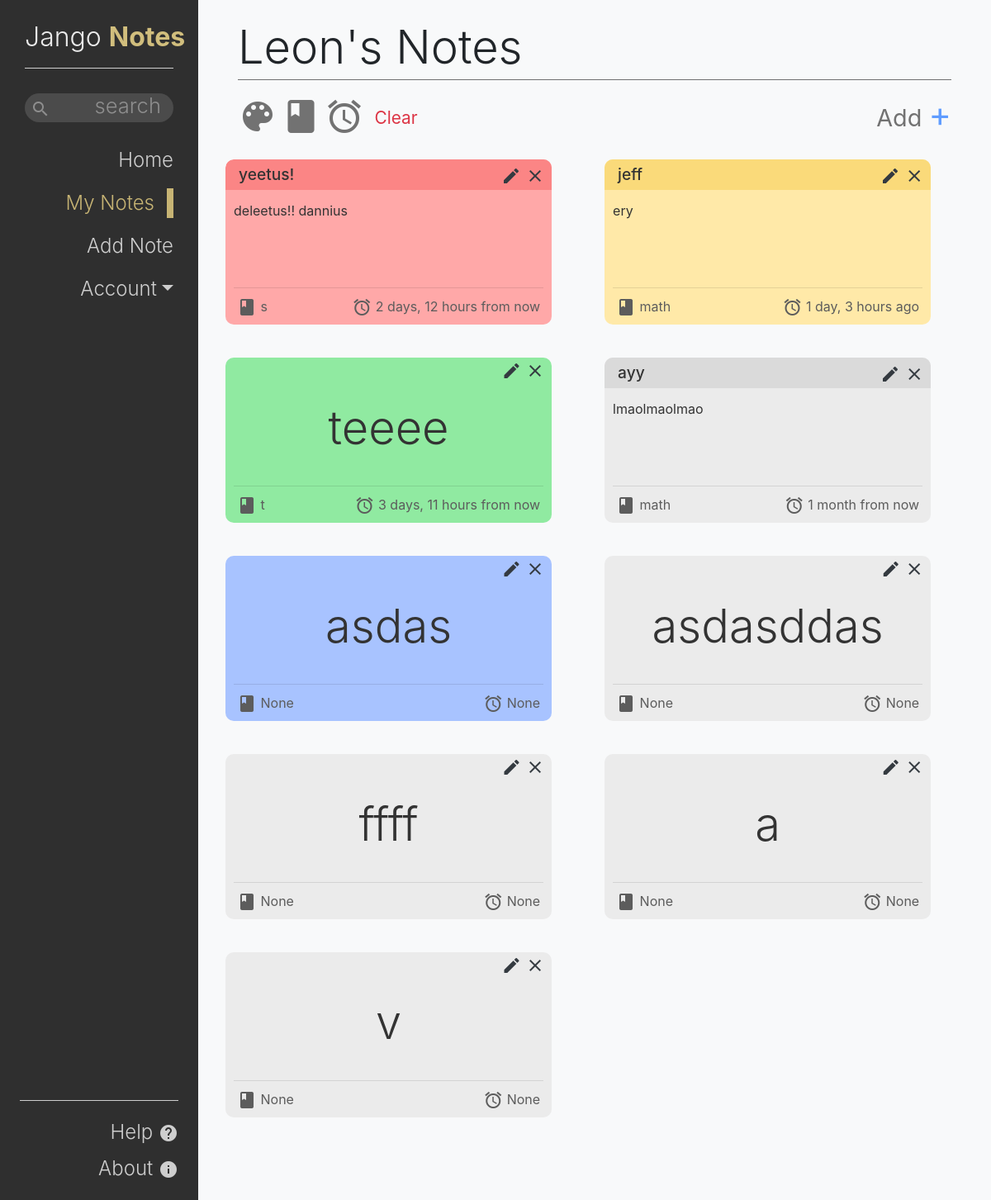
The app's page /notes (signed in), older data.
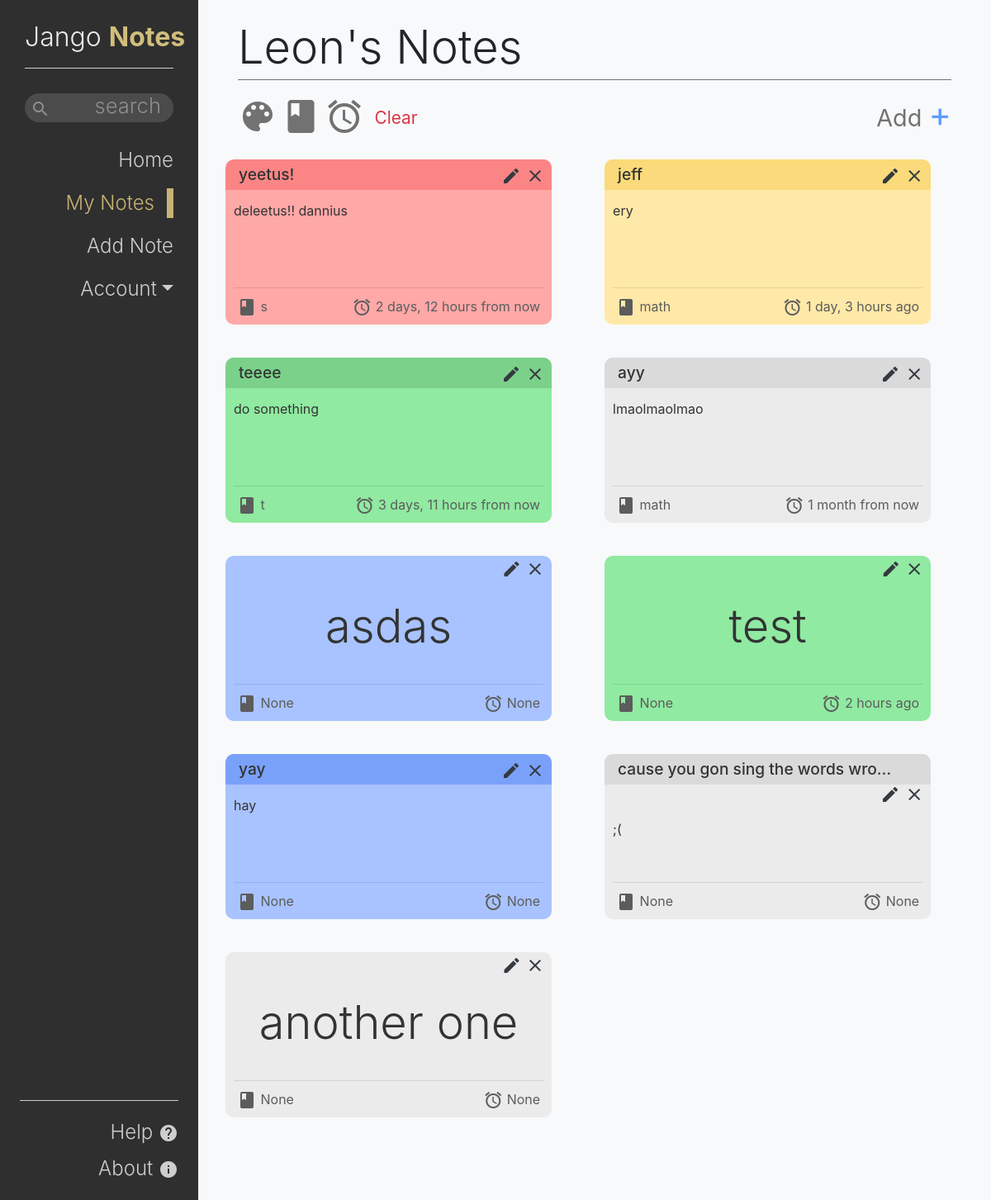
The same page, newer data.
### notesApp/models.py (models this page shows, shortened)
class Note(models.Model):   #define note model for database and api access
    colourChoices = (   #choice of colours
        ('blue', 'Blue'),
        ('red', 'Red'),
        ('green', 'Green'),
        ('yellow', 'Yellow'),
    )
    owner = models.ForeignKey(User, on_delete=models.CASCADE)   #owner primary key to assign notes too
    title = models.CharField(   #title of note
        max_length=50, help_text="Main description of your task")
    description = models.TextField(     #optional description
        blank=True, null=True, help_text="Any additional information")
    colour = models.CharField(blank=True, null=True,    #option colours from colourChoice
                              max_length=50, choices=colourChoices, help_text="Colour code the note")
    group = models.CharField(   #option group
        blank=True, null=True, max_length=50, help_text="Assign the note to a group")
    dateCreated = models.DateTimeField(     #date created set from servers current date
        auto_now_add=True, verbose_name='date created')
    dateDue = models.DateTimeField(     #option date due set by user
        blank=True, null=True, help_text="Set a reminder date", verbose_name='date due')
    class Meta: #custom ordering of notes
        ordering = ["dateCreated"]

### notesApp/views.py (the view)
# urls.py: path('notes', views.Notes, name='notes'),
@login_required #require user to login
def Notes(request): #on notes page visit
    search = request.GET.get('search', '')  #if user searched for a note, get all notes that contain the search
    sort = request.GET.get('sort', 'dateCreated')   #if user is sorting, return notes in the order of the sort
    noteList = Note.objects.filter(owner=request.user).filter(
        Q(title__contains=search) |
     Q(description__contains=search) |
     Q(group__contains=search) |
     Q(colour__contains=search)
     ).order_by(sort)   #order the notes
    return render(request, 'notesApp/notes.html', {'noteList': noteList})   #return the note info to the user

### templates/notesApp/notes.html (shortened to what this page needs)
{% extends "base.html" %} {% load humanize %} {% block content %}
<span class="display-4">{{ user.get_username|title }}'s Notes</span>
<hr style="border-top: 1px solid #707070; margin: 5px 0 20px 0">
<div class="sort-icons">
  <i id="colour" class="material-icons" style="font-size: 48px">
  </i>
  <i id="group" class="material-icons" style="font-size: 48px">
  </i>
  <i id="dateDue" class="material-icons" style="font-size: 48px">
  </i>
  <a class="text-danger pl-2" style="position: relative; top: -15px; font-size: 1.3rem" href="{% url 'notes' %}">Clear</a>
  <a style="font-size: 1.8rem;
        color: #727272;
        text-decoration: none;
        position: relative;
        top: -10px" class="float-right" href="{% url 'noteCreate' %}">Add
    <span style="color: #5F9CFF;
        font-size: 2.6rem;
        margin-bottom: 20px;">+</span>
  </a>
</div>
{% if noteList %}
<div class="row notelist pr-3">
{% for note in noteList %}
<div class="note col-12 col-lg-6 {{ note.colour }}">
  {% if note.description %}
  <div class="note-title pl-3 py-1">
    {{ note.title|truncatechars:33 }}
    <div class="float-right pt-1 pr-2">
      <a href="{% url 'editNote' note.id %}">
        <i class="edit material-icons text-dark">
        </i>
      </a>
      <a href="{% url 'deleteNote' note.id %}">
        <i class="delete material-icons text-dark">
        </i>
      </a>
    </div>
  </div>
  {% else %}
  <div class="float-right pt-1 pr-2">
      <a href="{% url 'editNote' note.id %}">
        <i class="edit material-icons text-dark">
        </i>
      </a>
      <a href="{% url 'deleteNote' note.id %}">
        <i class="delete material-icons text-dark">
        </i>
      </a>
    </div>
  {% endif %}
  <div class="note-body" style="width: 100%; overflow-x: auto; overflow-y: auto; height: 110px;">
    {% if note.description %}
      {{ note.description }}
    {% else %}
      <div class="text-center mt-2 display-4">{{ note.title }}</div>
    {% endif %}
  </div>
  <div style="position: absolute; top: 145px; width: 100%;" class="note-footer">
    <hr class="mt-0 mb-1">
    <span class="pl-1">
      <i class="material-icons" style="position: relative; top: 7px">
      </i> {{ note.group }}</span>
    <span class="float-right pr-1"><i class="material-icons" style="position: relative; top: 7px">
      </i> {{ note.dateDue|naturaltime }}</span>
  </div>
</div>
{% endfor %}
</div>
{% endif %} {% endblock %} {% block sidebar %}
<li class="nav-item">
  <a class="nav-link" href="{% url 'index' %}">Home</a>
</li>
<li class="nav-item active">
  <a class="nav-link" href="{% url 'notes' %}">My Notes</a>
</li>
<li class="nav-item">
  <a class="nav-link" href="{% url 'noteCreate' %}">Add Note</a>
</li>
{% endblock %}

### templates/base.html (shortened to what this page needs)
<!DOCTYPE html>
<html lang="en">
<head>
  <link rel="stylesheet" href="https://stackpath.bootstrapcdn.com/bootstrap/4.1.0/css/bootstrap.min.css"
>
  {% load static %}
  <link rel="stylesheet" href="{% static 'notesApp/css/style.css' %}">
</head>
<body>
  <div class="container-fluid h-100">
    <div class="row h-100">
      <nav class="navbar sidenav
      col-xl-2 col-md-3
      d-none d-lg-block
      navbar-dark
      float-right text-right" style="padding: 16px 30px;
      background-color: #2F2F2F">
        <h1 style="font-size: 2em; color: #EBEBEB" class="font-weight-light navbar-brand mr-1" href="#">Jango
          <span class="font-weight-bold" style="color: #D1BE7D">Notes</span>
        </h1>
        <hr class="mt-0 mb-3" style="border-top: solid 1px #CECECE">
        <div class="inner-addon left-addon">
          <input type="text" placeholder="search" id="searchInput" class="form-control">
        </div>
        <ul class="navbar-nav font-weight-light" style="font-size: 1.5rem">
          {% block sidebar %}{% endblock %}
          <li class="nav-item dropdown">
            <a class="nav-link dropdown-toggle" data-toggle="dropdown" href="#" role="button" aria-haspopup="true" aria-expanded="false">Account</a>
          </li>
        </ul>
        <div class="footer px-4 pb-3" style="width: 100%; position: absolute; bottom: 0; right: 0">
          <hr style="border-top: solid 1px #CECECE">
          <ul class="navbar-nav font-weight-light" style="font-size: 1.5rem">
            <li class="nav-item">
              <a id="help" style="color: #CECECE" class="nav-link py-1" href="#">Help
                <i class="footer-icons material-icons">
                </i>
              </a>
            </li>
            <li class="nav-item">
              <a id="info" style="color: #CECECE" class="nav-link py-1" href="#">About
                <i class="footer-icons material-icons">
                </i>
              </a>
            </li>
          </ul>
        </div>
      </nav>
      <div class="col bg-light px-5 py-4" style="overflow-y: scroll">
        {% block content %}{% endblock %}
      </div>
    </div>
  </div>
</body>
</html>

### static/notesApp/css/style.css (style rules this page uses)
html, body { height: 100%; min-height: 100%; }
.red { background-color: #ffa8a8 !important; }
.red > .note-title { background-color: #fb8585; }
.blue { background-color: #a8c3ff !important; }
.blue > .note-title { background-color: #7aa1fa; }
.green { background-color: #90eaa1 !important; }
.green > .note-title { background-color: rgb(123, 209, 138); }
.yellow { background-color: #ffe9a8 !important; }
.yellow > .note-title { background-color: #fada7a; }
#searchInput { width: 100%; margin: 30px 0 20px; border-radius: 25px; border-style: none; padding: 0px 15px 5px; font-size: 1.6rem; height: 35px; font-weight: 300; background-color: #4b4b4b; color: #8e8e8e; text-align: right; }
::placeholder { color: #8e8e8e !important; }
.sort-icons { color: #727272; margin-bottom: 20px; }
.note { border-radius: 10px; margin-bottom: 40px; background-color: #ebebeb; height: 200px; padding: 0; color: #333333; max-width: 45%; }
.note-title { background-color: #dadada; }
.notelist { overflow-y: auto; height: 85%; border-radius: 10px !important; }
.note:nth-child(odd) { margin-right: 4rem !important; }
.note-title { border-radius: 10px 10px 0 0; font-size: 1.2rem; font-weight: 500; }
.note-body { padding: 10px 10px; }
.note-footer { padding: 10px 10px; color: rgb(92, 92, 92); }
.sidenav > .navbar-nav > .nav-item > .nav-link { color: #cecece; }
.sidenav > .navbar-nav > .active a { color: #c7b474 !important; border-right: #c7b474 8px solid; padding: 0; padding-right: 15px !important; margin: 8px 0; }
@media only screen and (min-width: 768px) { .sidenav { min-width: 25vw !important; } }
@media only screen and (min-width: 1198px) { .sidenav { min-width: 20vw !important; } }
.inner-addon { position: relative; }
.left-addon input { padding-left: 30px; }
.footer-icons { position: relative; top: 5px; }

Row changes from the older to the newer data that the page shows:
removed Note: title "asdasddas", group "None", dateDue "None"
removed Note: title "ffff", group "None", dateDue "None"
removed Note: title "a", group "None", dateDue "None"
removed Note: title "v", group "None", dateDue "None"
changed Note "teeee": description (not shown) → "do something"
added Note: title "test", group "None", dateDue "2 hours ago", colour "green" (drawn)
added Note: title "yay", description "hay", group "None", dateDue "None", colour "blue" (drawn)
added Note: title "cause you gon sing the words wro…", description ";(", group "None", dateDue "None"
added Note: title "another one", group "None", dateDue "None"
